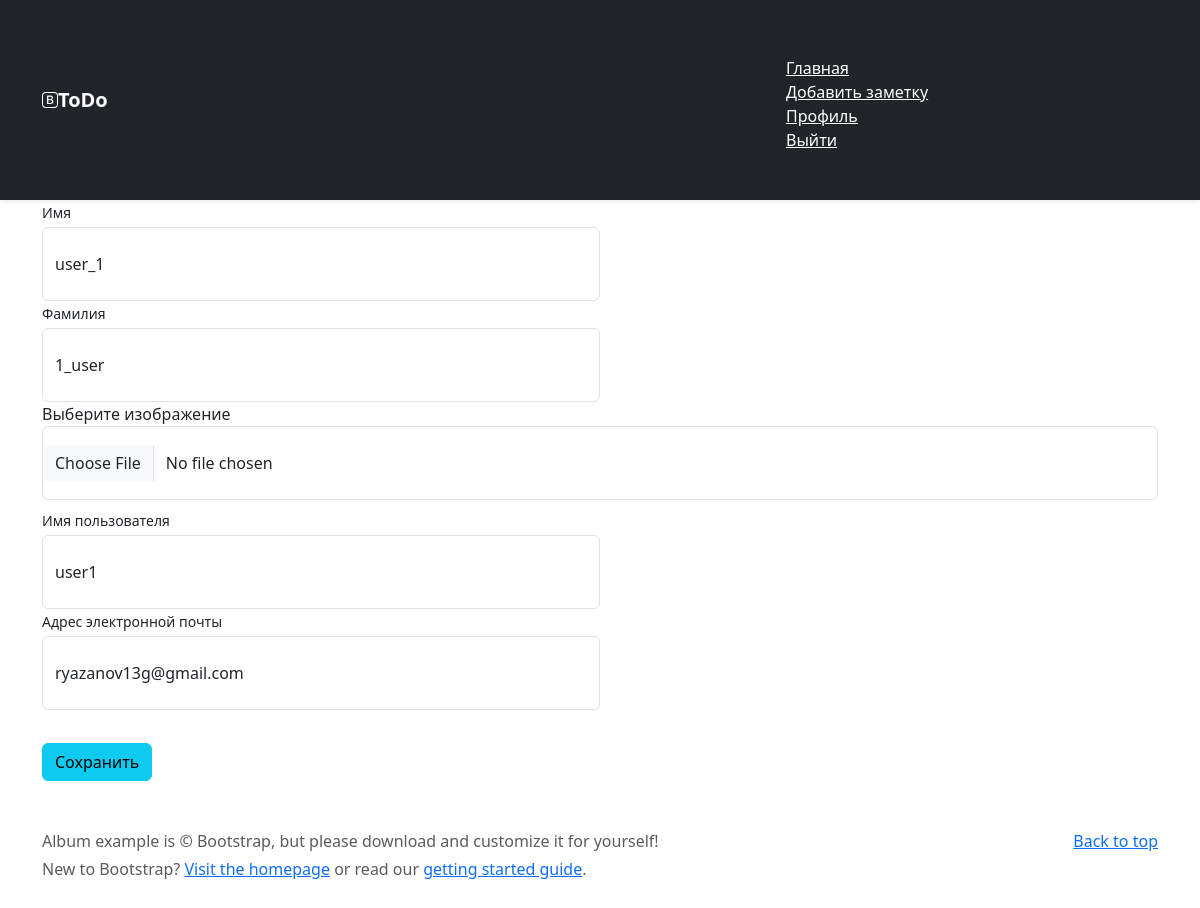
The app's page /users/profile/5 with its own data.
### users/models.py (models this page shows)
class User(AbstractUser):
    image = models.ImageField(upload_to='users_images', blank=True, null=True)
    is_verified_email = models.BooleanField(default=False)
    class Meta:
        verbose_name = 'User'
        verbose_name_plural = 'Users'

### users/views.py (the view, shortened to what this page needs)
# urls.py: path('profile/<int:pk>', UserProfileView.as_view(), name='profile'),
class UserProfileView(TitleMixin, UpdateView):
    model = User
    template_name = 'users/profile.html'
    title = 'ToDo - профиль'
    form_class = UserProfileForm

### users/forms.py
class UserProfileForm(UserChangeForm):
    first_name = forms.CharField(widget=forms.TextInput(attrs={
        'class': 'form-control py-4',
    }))
    last_name = forms.CharField(widget=forms.TextInput(attrs={
        'class': 'form-control py-4',
    }))
    username = forms.CharField(widget=forms.TextInput(attrs={
        'class': 'form-control py-4',
        'readonly': True
    }))
    image = forms.ImageField(widget=forms.FileInput(attrs={
        'class': 'form-control py-4',
    }))
    email = forms.CharField(widget=forms.TextInput(attrs={
        'class': 'form-control py-4',
        'readonly': True
    }))
    class Meta:
        model = User
        fields = ('first_name', 'last_name', 'username', 'image', 'email')

### common/views.py (called while the page is built)
    def get_context_data(self, **kwargs):
        context = super(TitleMixin, self).get_context_data(**kwargs)
        context['title'] = self.title
        return context

### users/templates/users/profile.html (shortened to what this page needs)
{% extends 'posts/base.html' %}
{% block content %}
<div class="container">
  <form action="{% url 'users:profile' user.id %}" method="post" enctype="multipart/form-data">
    <div class="form-row">
      <div class="col-lg-6">
        <div class="form-group">
          <label class="small mb-1" for="{{ form.first_name.id_for_label }}">Имя</label>
          {{ form.first_name }}
        </div>
      </div>
        <div class="col-lg-6">
          <div class="form-group">
            <label class="small mb-1" for="{{ form.last_name.id_for_label }}">Фамилия</label>
            {{ form.last_name }}
          </div>
        </div>
    </div>
    <div class="form-row mb-2">
      <div class="col-lg-12">
        <div class="custom-file">
          <label class="custom-file-label" for="{{ form.image.id_for_label }}">Выберите изображение</label>
          {{ form.image }}
        </div>
      </div>
    </div>
    <div class="form-row">
      <div class="col-lg-6">
        <label class="small mb-1" for="{{ form.username.id_for_label }}">Имя пользователя</label>
       {{ form.username }}
      </div>
      <div class="col-lg-6">
        <label class="small mb-1" for="{{ form.email.id_for_label }}">Адрес электронной
            почты</label>
        {{ form.email }}
      </div>
    </div>
    <div class="form-row">
      <div class="col-lg-12" style="margin-top: 33px;">
        <input class="btn btn-info btn-block" type="submit" value="Сохранить">
      </div>
    </div>
  </form>
</div>
{% endblock %}

### records on screen
User: first_name "user_1", last_name "1_user", username "user1", email "ryazanov13g@gmail.com"
